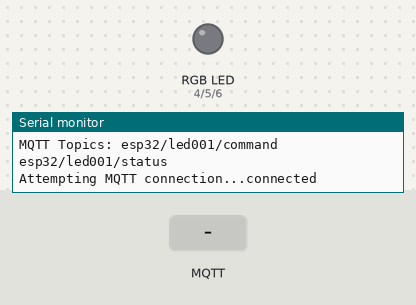
Simulated run of this program. Board: ESP32-S3. On the bench: an RGB LED mixed from three pins (HIGH = lit), the last lines printed to the serial monitor. The test bench sets the inputs (shaded band). WiFi joins after 1.5 s; servers stay silent unless stated; uploads are accepted with an empty reply; random numbers use the default seed unless the program sets one; no MQTT or app messages arrive unless stated.

Above: at 2.7 s.
2.8 s: MQTT message "red" arrives on the first subscribed topic
At 4.0 s:
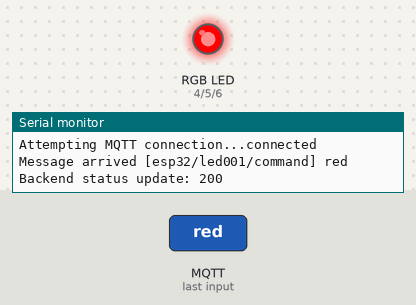
4.3 s: MQTT message "green" arrives on the first subscribed topic
At 5.3 s:
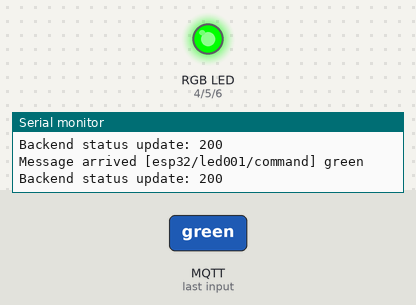
5.8 s: MQTT message "blue" arrives on the first subscribed topic
At 6.5 s:
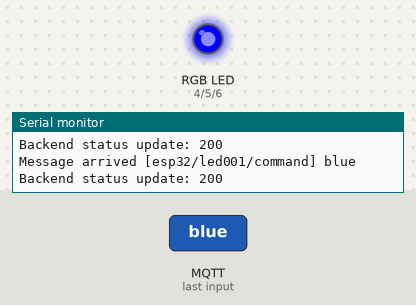
Timing chart, 0 to 8.8 s (numbered marks = the images above; inputs shaded):
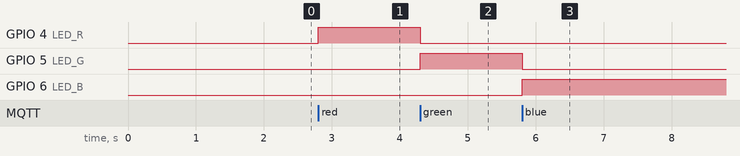

Measured:
- after the input at 2.8 s, GPIO 4 (LED_R): LOW → HIGH at once
- after the input at 4.3 s, GPIO 4 (LED_R): HIGH → LOW at once; GPIO 5 (LED_G): LOW → HIGH at once
- after the input at 5.8 s, GPIO 5 (LED_G): HIGH → LOW at once; GPIO 6 (LED_B): LOW → HIGH at once

The program:

main.cpp
```cpp
#include <Arduino.h>
#include <WiFi.h>
#include <PubSubClient.h>
#include <WebServer.h>
#include <HTTPClient.h>

#define LED_R 4
#define LED_G 5
#define LED_B 6

const char* ssid = "SHY";
const char* password = "shy1990814";

const char* mqtt_server = "broker.emqx.io";

const char* backend_url = "https://esp32-backend-production-cfe5.up.railway.app";

const char* device_id = "led001";
const char* device_password = "pass123";

const char* topic_command = "esp32/led001/command";
const char* topic_status = "esp32/led001/status";

WiFiClient espClient;
PubSubClient mqttClient(espClient);
WebServer server(80);

int colorState = 0;
String currentColor = "OFF";

void updateBackendStatus();

void setLedColor(int state) {
  digitalWrite(LED_R, state == 0 ? HIGH : LOW);
  digitalWrite(LED_G, state == 1 ? HIGH : LOW);
  digitalWrite(LED_B, state == 2 ? HIGH : LOW);
}

void publishStatus() {
  String statusMsg = "Color: " + currentColor;
  mqttClient.publish(topic_status, statusMsg.c_str());
  updateBackendStatus();
}

void updateBackendStatus() {
  HTTPClient http;
  http.begin(String(backend_url) + "/api/device/status");
  http.addHeader("Content-Type", "application/json");
  http.setTimeout(5000);

  String payload = "{\"deviceId\":\"" + String(device_id) + "\",\"currentColor\":\"" + currentColor + "\"}";

  int httpCode = http.POST(payload);
  if (httpCode > 0) {
    Serial.printf("Backend status update: %d\n", httpCode);
  } else {
    Serial.println("Backend update failed");
  }
  http.end();
}

void mqttCallback(char* topic, byte* payload, unsigned int length) {
  Serial.print("Message arrived [");
  Serial.print(topic);
  Serial.print("] ");

  String message = "";
  for (int i = 0; i < length; i++) {
    message += (char)payload[i];
  }
  Serial.println(message);

  if (message == "red") {
    colorState = 0;
    currentColor = "Red";
    setLedColor(0);
    publishStatus();
  } else if (message == "green") {
    colorState = 1;
    currentColor = "Green";
    setLedColor(1);
    publishStatus();
  } else if (message == "blue") {
    colorState = 2;
    currentColor = "Blue";
    setLedColor(2);
    publishStatus();
  } else if (message == "off") {
    colorState = 3;
    currentColor = "OFF";
    setLedColor(3);
    publishStatus();
  } else if (message == "status") {
    publishStatus();
  }
}

void mqttReconnect() {
  while (!mqttClient.connected()) {
    Serial.print("Attempting MQTT connection...");
    String clientId = "ESP32Client-";
    clientId += String(random(1000));
    if (mqttClient.connect(clientId.c_str())) {
      Serial.println("connected");
      mqttClient.subscribe(topic_command);
      mqttClient.publish(topic_status, "ESP32 RGB LED Online! Device: led001");
    } else {
      Serial.print("failed, rc=");
      Serial.print(mqttClient.state());
      Serial.println(" try again in 5 seconds");
      delay(5000);
    }
  }
}

void handleRoot() {
  String html = R"rawliteral(
<!DOCTYPE html>
<html>
<head>
  <meta charset="utf-8">
  <meta name="viewport" content="width=device-width, initial-scale=1">
  <title>ESP32 Device Info</title>
  <style>
    body { font-family: Arial; text-align: center; padding: 50px; background: #f0f0f0; }
    h1 { color: #333; }
    .info-box { background: white; padding: 40px; border-radius: 10px; box-shadow: 0 2px 10px rgba(0,0,0,0.1); max-width: 400px; margin: 0 auto; }
    .info-item { margin: 15px 0; padding: 10px; background: #f5f5f5; border-radius: 5px; }
    .label { color: #666; font-size: 14px; }
    .value { color: #333; font-size: 18px; font-weight: bold; margin-top: 5px; }
    .status-online { color: green; }
    .current-color { font-size: 24px; margin-top: 20px; }
  </style>
</head>
<body>
  <h1>RGB LED Controller</h1>
  <div class="info-box">
    <div class="info-item">
      <div class="label">Device ID</div>
      <div class="value">led001</div>
    </div>
    <div class="info-item">
      <div class="label">Status</div>
      <div class="value status-online">Online</div>
    </div>
    <div class="info-item">
      <div class="label">Current Color</div>
      <div class="value current-color">OFF</div>
    </div>
  </div>
  <p style="margin-top:20px; font-size:14px; color:#666;">
    Backend: esp32-backend.up.railway.app
  </p>
</body>
</html>
  )rawliteral";
  server.send(200, "text/html", html);
}

void setup() {
  Serial.begin(115200);

  pinMode(LED_R, OUTPUT);
  pinMode(LED_G, OUTPUT);
  pinMode(LED_B, OUTPUT);

  digitalWrite(LED_R, LOW);
  digitalWrite(LED_G, LOW);
  digitalWrite(LED_B, LOW);

  WiFi.begin(ssid, password);
  Serial.print("Connecting to WiFi");
  while (WiFi.status() != WL_CONNECTED) {
    delay(500);
    Serial.print(".");
  }
  Serial.println();
  Serial.print("IP Address: ");
  Serial.println(WiFi.localIP());
  Serial.print("Backend URL: ");
  Serial.println(backend_url);
  Serial.print("Device ID: ");
  Serial.println(device_id);
  Serial.print("MQTT Topics: ");
  Serial.println(topic_command);
  Serial.println(topic_status);

  mqttClient.setServer(mqtt_server, 1883);
  mqttClient.setCallback(mqttCallback);

  server.on("/", handleRoot);
  server.begin();
}

void loop() {
  server.handleClient();

  if (!mqttClient.connected()) {
    mqttReconnect();
  }
  mqttClient.loop();
}
```
